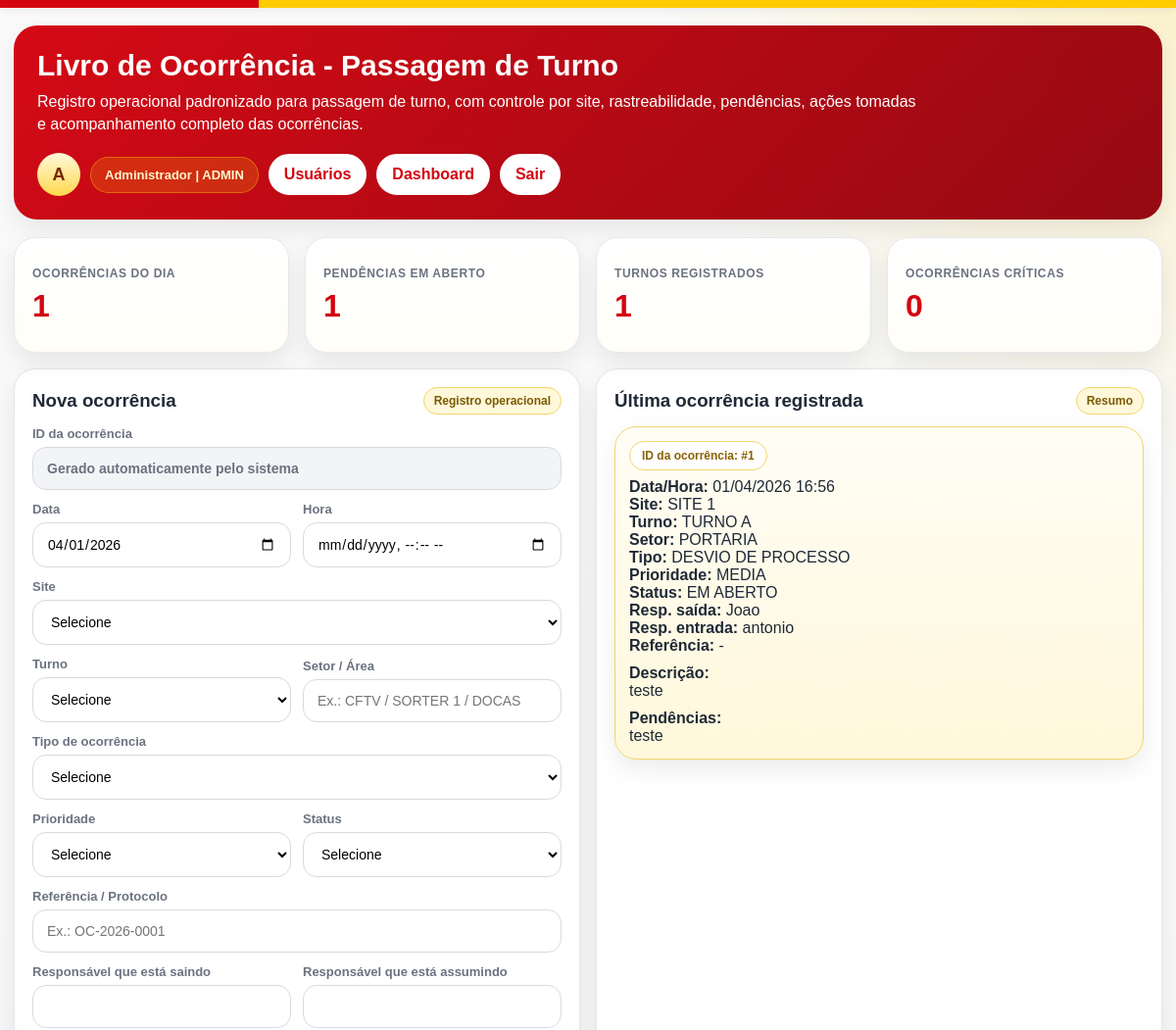
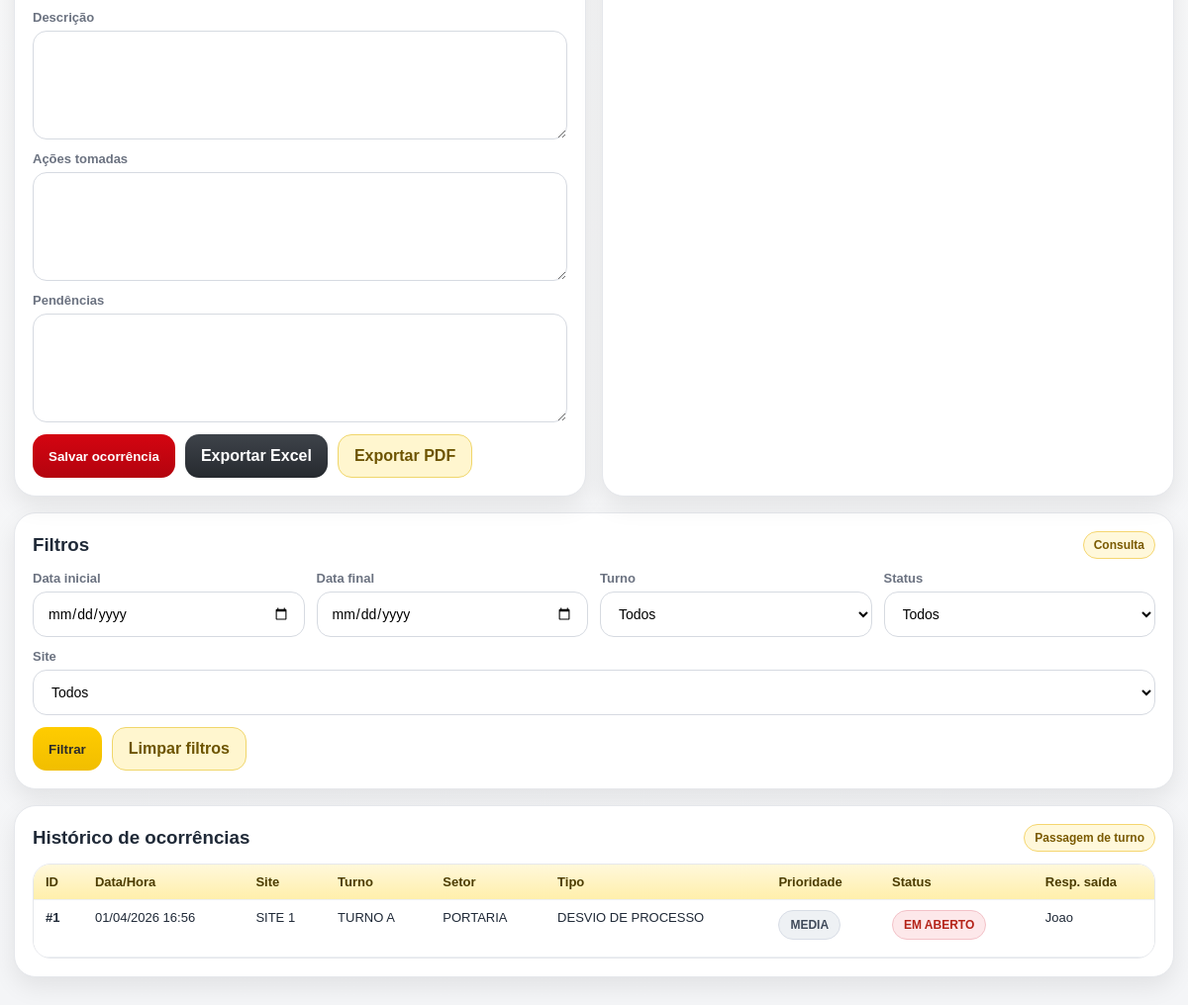
Page / (signed in) on the earlier database version (2 pictures, top to bottom).
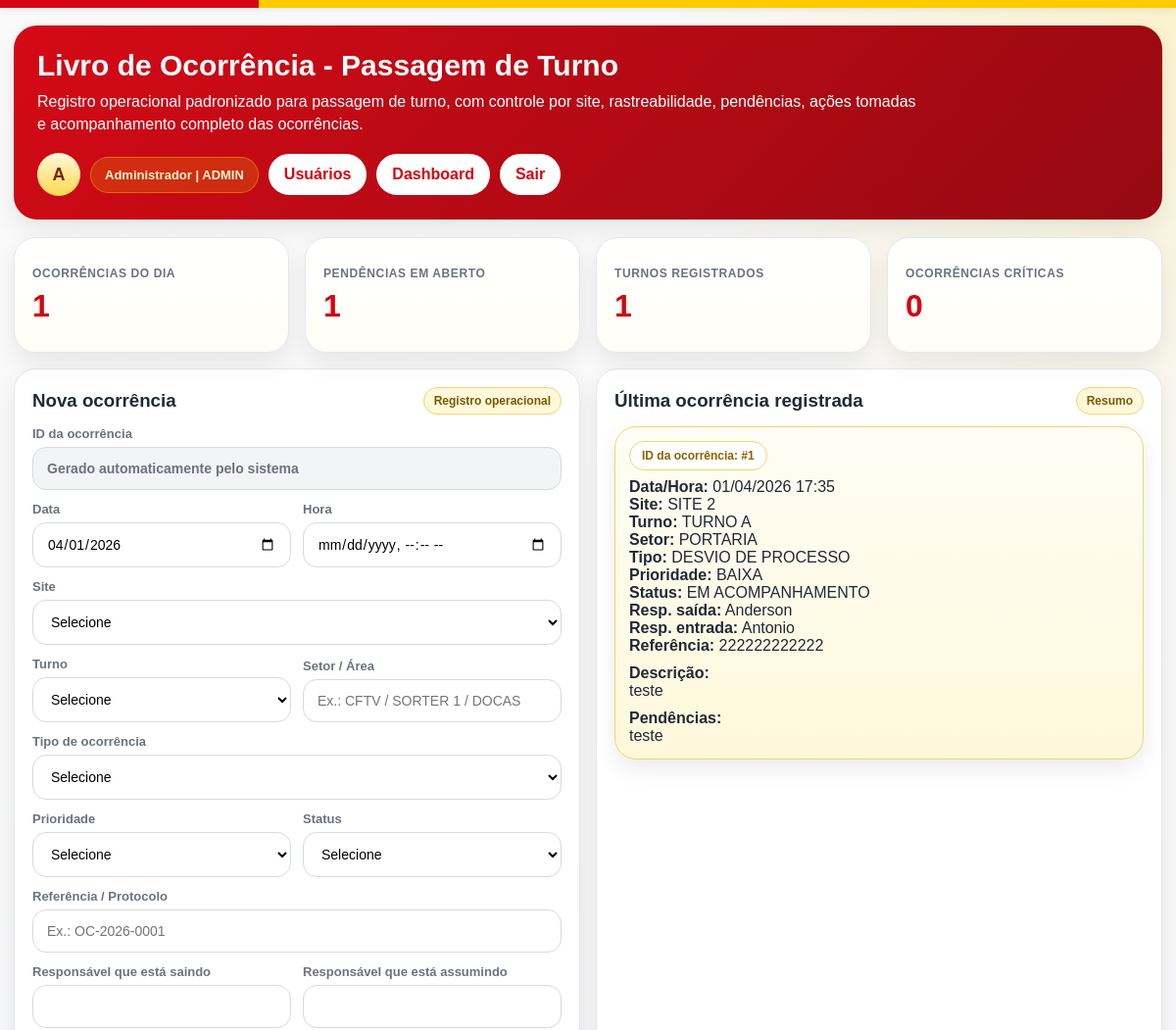
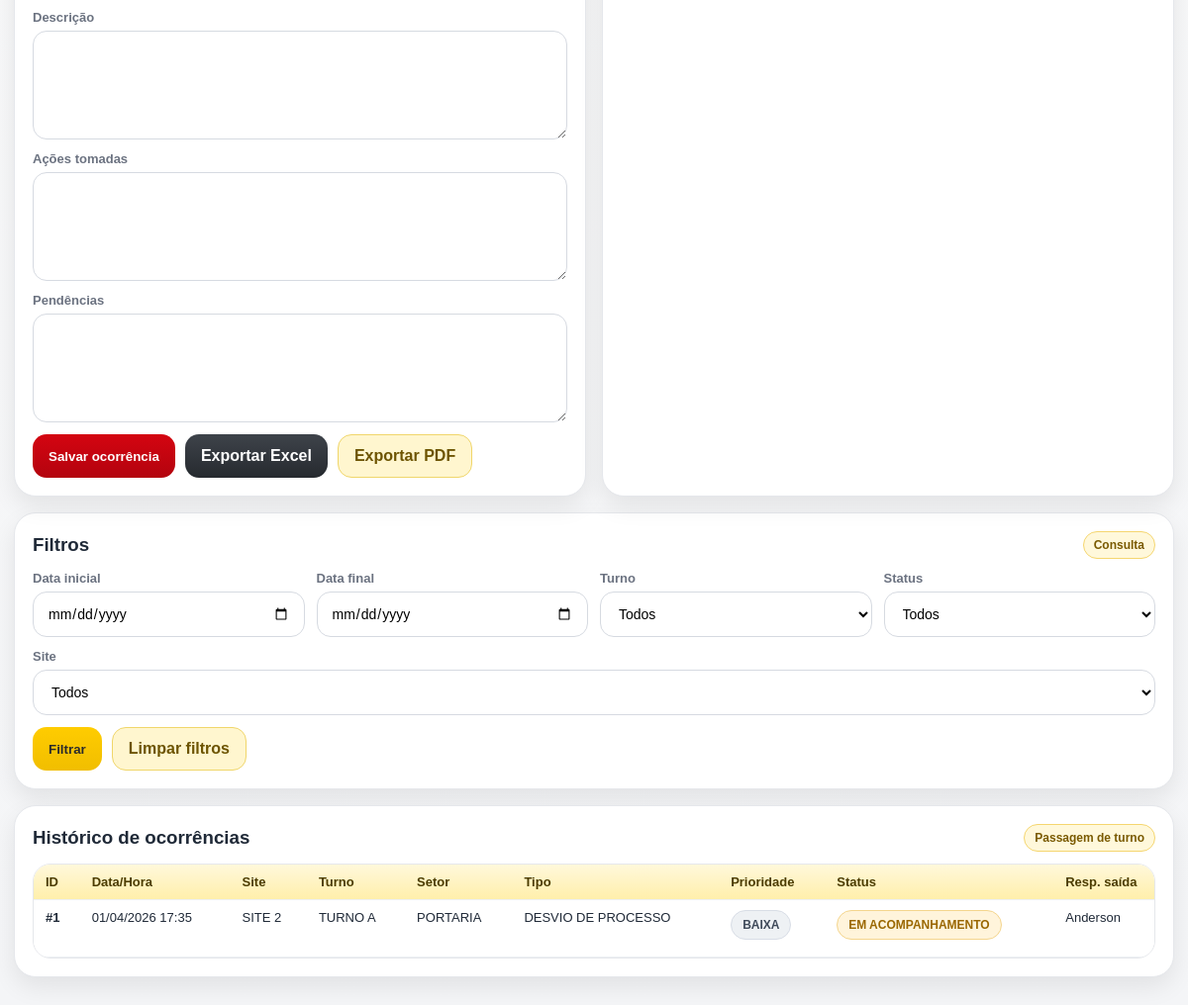
Same page on the later database version (2 pictures, top to bottom).
### app.py (models this page shows)
class OcorrenciaTurno(db.Model):
    __tablename__ = "ocorrencias_turno"
    id = db.Column(db.Integer, primary_key=True)
    data_ocorrencia = db.Column(db.Date, nullable=False, default=date.today)
    data_hora_registro = db.Column(db.DateTime, nullable=False, default=datetime.now)
    site = db.Column(db.String(80), nullable=False)
    turno = db.Column(db.String(30), nullable=False)
    setor = db.Column(db.String(100), nullable=False)
    tipo_ocorrencia = db.Column(db.String(100), nullable=False)
    prioridade = db.Column(db.String(20), nullable=False)
    responsavel_saida = db.Column(db.String(120), nullable=False)
    responsavel_entrada = db.Column(db.String(120), nullable=False)
    descricao = db.Column(db.Text, nullable=False)
    acoes_tomadas = db.Column(db.Text, nullable=True)
    pendencias = db.Column(db.Text, nullable=True)
    status = db.Column(db.String(40), nullable=False)
    referencia = db.Column(db.String(80), nullable=True)
    criado_por = db.Column(db.String(120), nullable=True)
    created_at = db.Column(db.DateTime, nullable=False, default=datetime.now)
    updated_at = db.Column(db.DateTime, nullable=True)
    def to_dict(self):
        return {
            "id": self.id,
            "data_ocorrencia": self.data_ocorrencia.strftime("%d/%m/%Y") if self.data_ocorrencia else "",
            "data_hora_registro": self.data_hora_registro.strftime("%d/%m/%Y %H:%M") if self.data_hora_registro else "",
            "site": self.site,
            "turno": self.turno,
            "setor": self.setor,
            "tipo_ocorrencia": self.tipo_ocorrencia,
            "prioridade": self.prioridade,
            "responsavel_saida": self.responsavel_saida,
            "responsavel_entrada": self.responsavel_entrada,
            "descricao": self.descricao,
            "acoes_tomadas": self.acoes_tomadas or "",
            "pendencias": self.pendencias or "",
            "status": self.status,
            "referencia": self.referencia or "",
            "criado_por": self.criado_por or "",
        }

### app.py (the view)
@app.route("/", methods=["GET"])
@login_required
def index():
    query, filtros = get_filtros_ocorrencias()
    ocorrencias_db = query.all()
    ocorrencias = [o.to_dict() for o in ocorrencias_db]
    ultima_ocorrencia = ocorrencias[0] if ocorrencias else None
    return render_template(
        "livro_ocorrencia.html",
        resumo=resumo_cards(),
        ultima_ocorrencia=ultima_ocorrencia,
        ocorrencias=ocorrencias,
        filtros=filtros,
        hoje=date.today().strftime("%Y-%m-%d")
    )

### app.py (called while the page is built)
def login_required(funcao):
    @wraps(funcao)
    def wrapper(*args, **kwargs):
        if not session.get("user_id"):
            flash("Faça login para acessar o sistema.", "warning")
            return redirect(url_for("login"))
        return funcao(*args, **kwargs)
    return wrapper

### templates/livro_ocorrencia.html (shortened to what this page needs)
<!doctype html>
<html lang="pt-br">
<head>
</head>
<body>
  <div class="topbar"></div>
  <div class="wrap">
    <div class="hero">
      <div class="hero-content">
        <div>
          <h1>Livro de Ocorrência - Passagem de Turno</h1>
          <p>
            Registro operacional padronizado para passagem de turno, com controle por site,
            rastreabilidade, pendências, ações tomadas e acompanhamento completo das ocorrências.
          </p>
        </div>
        <div class="hero-user">
          <div class="avatar">{{ (session.get('username', 'U')[:1] or 'U')|upper }}</div>
          <div class="hero-badge">{{ session.get('username', 'Usuário') }} | {{ session.get('user_role', 'USER') }}</div>
          {% if session.get('user_role') == 'ADMIN' %}
            <a href="{{ url_for('usuarios') }}" class="logout-btn">Usuários</a>
          {% endif %}
          <a href="{{ url_for('dashboard_ocorrencias') }}" class="logout-btn">Dashboard</a>
          <a href="{{ url_for('logout') }}" class="logout-btn">Sair</a>
        </div>
      </div>
    </div>
    <div class="grid grid-4">
      <div class="card kpi">
        <div class="label">Ocorrências do dia</div>
        <div class="value">{{ resumo.ocorrencias_dia or 0 }}</div>
      </div>
      <div class="card kpi">
        <div class="label">Pendências em aberto</div>
        <div class="value">{{ resumo.pendencias_abertas or 0 }}</div>
      </div>
      <div class="card kpi">
        <div class="label">Turnos registrados</div>
        <div class="value">{{ resumo.turnos_registrados or 0 }}</div>
      </div>
      <div class="card kpi">
        <div class="label">Ocorrências críticas</div>
        <div class="value">{{ resumo.ocorrencias_criticas or 0 }}</div>
      </div>
    </div>
    <div style="height:16px"></div>
    <div class="grid grid-2">
      <div class="card">
        <div class="section-title">
          <h3>Nova ocorrência</h3>
          <span class="section-chip">Registro operacional</span>
        </div>
        <form method="POST" action="{{ url_for('salvar_ocorrencia_turno') }}">
          <div class="row">
            <div class="field">
              <label>ID da ocorrência</label>
              <input type="text" value="Gerado automaticamente pelo sistema" readonly class="readonly-field">
            </div>
          </div>
          <div style="height:12px"></div>
          <div class="row">
            <div class="field">
              <label>Data</label>
              <input type="date" name="data_ocorrencia" value="{{ hoje }}" required>
            </div>
            <div class="field">
              <label>Hora</label>
              <input type="datetime-local" name="data_hora_registro" required>
            </div>
            <div class="field">
              <label>Site</label>
              <select name="site" required>
                <option value="">Selecione</option>
              </select>
            </div>
          </div>
          <div style="height:12px"></div>
          <div class="row">
            <div class="field">
              <label>Turno</label>
              <select name="turno" required>
                <option value="">Selecione</option>
              </select>
            </div>
            <div class="field">
              <label>Setor / Área</label>
              <input type="text" name="setor" placeholder="Ex.: CFTV / SORTER 1 / DOCAS" required>
            </div>
            <div class="field">
              <label>Tipo de ocorrência</label>
              <select name="tipo_ocorrencia" required>
                <option value="">Selecione</option>
              </select>
            </div>
          </div>
          <div style="height:12px"></div>
          <div class="row">
            <div class="field">
              <label>Prioridade</label>
              <select name="prioridade" required>
                <option value="">Selecione</option>
              </select>
            </div>
            <div class="field">
              <label>Status</label>
              <select name="status" required>
                <option value="">Selecione</option>
              </select>
            </div>
            <div class="field">
              <label>Referência / Protocolo</label>
              <input type="text" name="referencia" placeholder="Ex.: OC-2026-0001">
            </div>
          </div>
          <div style="height:12px"></div>
          <div class="row">
            <div class="field">
              <label>Responsável que está saindo</label>
              <input type="text" name="responsavel_saida" required>
            </div>
            <div class="field">
              <label>Responsável que está assumindo</label>
              <input type="text" name="responsavel_entrada" required>
            </div>
          </div>
          <div style="height:12px"></div>
          <div class="field">
            <label>Descrição</label>
            <textarea name="descricao" required></textarea>
          </div>
          <div style="height:12px"></div>
          <div class="field">
            <label>Ações tomadas</label>
            <textarea name="acoes_tomadas"></textarea>
          </div>
          <div style="height:12px"></div>
          <div class="field">
            <label>Pendências</label>
            <textarea name="pendencias"></textarea>
          </div>
          <div class="actions">
            <button type="submit" class="btn btn-red">Salvar ocorrência</button>
            <a href="{{ url_for('export_ocorrencias_excel', **filtros) }}" class="btn btn-dark">Exportar Excel</a>
            <a href="{{ url_for('export_ocorrencias_pdf', **filtros) }}" class="btn btn-soft">Exportar PDF</a>
          </div>
        </form>
      </div>
      <div class="card">
        <div class="section-title">
          <h3>Última ocorrência registrada</h3>
          <span class="section-chip">Resumo</span>
        </div>
        {% if ultima_ocorrencia %}
          <div class="card result-panel" style="padding:14px;">
            <div style="margin-bottom:8px;">
              <span class="id-chip">ID da ocorrência: #{{ ultima_ocorrencia.id }}</span>
            </div>
            <div><strong>Data/Hora:</strong> {{ ultima_ocorrencia.data_hora_registro }}</div>
            <div><strong>Site:</strong> {{ ultima_ocorrencia.site }}</div>
            <div><strong>Turno:</strong> {{ ultima_ocorrencia.turno }}</div>
            <div><strong>Setor:</strong> {{ ultima_ocorrencia.setor }}</div>
            <div><strong>Tipo:</strong> {{ ultima_ocorrencia.tipo_ocorrencia }}</div>
            <div><strong>Prioridade:</strong> {{ ultima_ocorrencia.prioridade }}</div>
            <div><strong>Status:</strong> {{ ultima_ocorrencia.status }}</div>
            <div><strong>Resp. saída:</strong> {{ ultima_ocorrencia.responsavel_saida }}</div>
            <div><strong>Resp. entrada:</strong> {{ ultima_ocorrencia.responsavel_entrada }}</div>
            <div><strong>Referência:</strong> {{ ultima_ocorrencia.referencia or '-' }}</div>
            <div style="margin-top:10px;"><strong>Descrição:</strong></div>
            <div>{{ ultima_ocorrencia.descricao }}</div>
            <div style="margin-top:10px;"><strong>Pendências:</strong></div>
            <div>{{ ultima_ocorrencia.pendencias or '-' }}</div>
          </div>
        {% else %}
          <div class="small">Nenhuma ocorrência cadastrada até o momento.</div>
        {% endif %}
      </div>
    </div>
    <div style="height:16px"></div>
    <div class="card">
      <div class="section-title">
        <h3>Filtros</h3>
        <span class="section-chip">Consulta</span>
      </div>
      <form method="GET" action="{{ url_for('index') }}">
        <div class="row">
          <div class="field">
            <label>Data inicial</label>
            <input type="date" name="data_inicial" value="{{ filtros.data_inicial }}">
          </div>
          <div class="field">
            <label>Data final</label>
            <input type="date" name="data_final" value="{{ filtros.data_final }}">
          </div>
          <div class="field">
            <label>Turno</label>
            <select name="turno">
              <option value="">Todos</option>
            </select>
          </div>
          <div class="field">
            <label>Status</label>
            <select name="status">
              <option value="">Todos</option>
            </select>
          </div>
          <div class="field">
            <label>Site</label>
            <select name="site">
              <option value="">Todos</option>
            </select>
          </div>
        </div>
        <div class="actions">
          <button type="submit" class="btn btn-primary">Filtrar</button>
          <a href="{{ url_for('index') }}" class="btn btn-soft">Limpar filtros</a>
        </div>
      </form>
    </div>
    <div style="height:16px"></div>
    <div class="card">
      <div class="section-title">
        <h3>Histórico de ocorrências</h3>
        <span class="section-chip">Passagem de turno</span>
      </div>
      <div class="table-wrap">
        <table>
          <thead>
            <tr>
              <th>ID</th>
              <th>Data/Hora</th>
              <th>Site</th>
              <th>Turno</th>
              <th>Setor</th>
              <th>Tipo</th>
              <th>Prioridade</th>
              <th>Status</th>
              <th>Resp. saída</th>
            </tr>
          </thead>
          <tbody>
            {% for r in ocorrencias %}
              <tr>
                <td><strong>#{{ r.id }}</strong></td>
                <td>{{ r.data_hora_registro }}</td>
                <td>{{ r.site }}</td>
                <td>{{ r.turno }}</td>
                <td>{{ r.setor }}</td>
                <td>{{ r.tipo_ocorrencia }}</td>
                <td>
                  <span class="badge
                    {% if r.prioridade == 'CRITICA' %}dangerb
                    {% elif r.prioridade == 'ALTA' %}warnb
                    {% else %}mutedb{% endif %}">
                    {{ r.prioridade }}
                  </span>
                </td>
                <td>
                  <span class="badge
                    {% if r.status == 'FINALIZADO' %}ok
                    {% elif r.status == 'EM ACOMPANHAMENTO' %}warnb
                    {% else %}dangerb{% endif %}">
                    {{ r.status }}
                  </span>
                </td>
                <td>{{ r.responsavel_saida }}</td>
              </tr>
            {% else %}
              <tr>
                <td colspan="13">Nenhuma ocorrência registrada.</td>
              </tr>
            {% endfor %}
          </tbody>
        </table>
      </div>
    </div>
  </div>
</body>
</html>

Differences in the rows shown:
changed OcorrenciaTurno "TURNO A": site "SITE 1" → "SITE 2"; prioridade "MEDIA" → "BAIXA"; status "EM ABERTO" → "EM ACOMPANHAMENTO"; responsavel_saida "Joao" → "Anderson"; responsavel_entrada "antonio" → "Antonio"; referencia (not shown) → "222222222222"; data_hora_registro "01/04/2026 16:56" → "01/04/2026 17:35"; get "Administrador" → (not shown)
Other differences:
{{ session.get('username', 'Usuário') }}: (not shown) → "Administrador"
{{ ultima_ocorrencia.data_hora_registro }}: "01/04/2026 16:56" → "01/04/2026 17:35"
{{ ultima_ocorrencia.referencia or '-' }}: "-" → (not shown)
